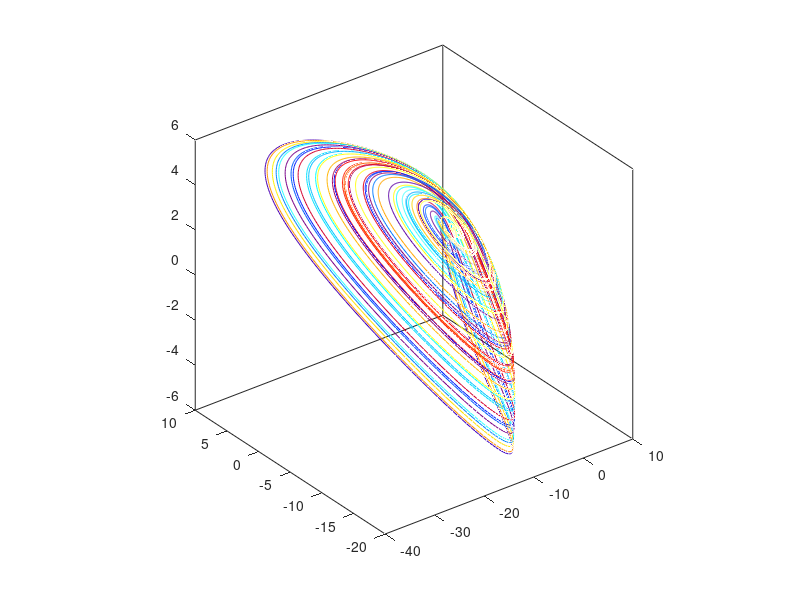

Write the MATLAB code that produced this figure.
%Chaotic flow
total=15000;
  x=zeros(total,1);
  y=zeros(total,1);
  z=zeros(total,1);
  x(1)=0.1;
  y(1)=0.1;
  z(1)=0.1;
  dt=0.0175;
choice=10;
switch choice
    case 1
          
          for n=2:total
              x(n)=x(n-1)+ dt*(z(n-1)*y(n-1));
              y(n)=y(n-1)+ dt*(x(n-1)-y(n-1));
              z(n)=z(n-1)+ dt*(1-y(n-1)*x(n-1));
          end
    case 2
          
          for n=2:total
              x(n)=x(n-1)+ dt*(-y(n-1)+z(n-1)^2);
              y(n)=y(n-1)+ dt*(x(n-1)+0.5*y(n-1));
              z(n)=z(n-1)+ dt*(x(n-1)-z(n-1));
          end
    case 3
        dt=0.175;
            for n=2:1500
                  x(n)=x(n-1)+ dt*(y(n-1));
                  y(n)=y(n-1)+ dt*(-x(n-1)+y(n-1)*(1-x(n-1)^2));
                  z(n)=0;
            end
    case 4
          for n=2:total
               x(n)=x(n-1)+ dt*(0.4*x(n-1)+z(n-1));
               y(n)=y(n-1)+ dt*(x(n-1)*z(n-1)-y(n-1));
               z(n)=z(n-1)+ dt*(-x(n-1)+y(n-1));
          end
    case 5
        dt=0.015;
         for n=2:total
                 x(n)=x(n-1)+ dt*(y(n-1)+z(n-1));
                 y(n)=y(n-1)+ dt*(-x(n-1)+0.5*y(n-1));
                 z(n)=z(n-1)+ dt*(x(n-1)^2-z(n-1));
         end
    case 6
        dt=0.005;
         for n=2:total
               x(n)=x(n-1)+ dt*(-y(n-1));
               y(n)=y(n-1)+ dt*(x(n-1)+z(n-1));
               z(n)=z(n-1)+ dt*(x(n-1)*z(n-1)+3*y(n-1)^2);
         end
    case 7
         for n=2:total
               x(n)=x(n-1)+ dt*(y(n-1)*z(n-1));
               y(n)=y(n-1)+ dt*(x(n-1)-y(n-1));
               z(n)=z(n-1)+ dt*(1-x(n-1)^2);
         end
               x(n)=x(n-1)+ dt*(-0.2*y(n-1));
               y(n)=y(n-1)+ dt*(x(n-1)+z(n-1));
               z(n)=z(n-1)+ dt*(x(n-1)+y(n-1)^2-z(n-1));
    case 8
         for n=2:total
               x(n)=x(n-1)+ dt*(2*z(n-1));
               y(n)=y(n-1)+ dt*(-2*y(n-1)+z(n-1));
               z(n)=z(n-1)+ dt*(-x(n-1)+y(n-1)^2+y(n-1));
         end
    case 9
         for n=2:total
               x(n)=x(n-1)+ dt*(x(n-1)*y(n-1)-z(n-1));
               y(n)=y(n-1)+ dt*(x(n-1)-y(n-1));
               z(n)=z(n-1)+ dt*(x(n-1)+0.3*z(n-1));
         end
    case 10
         for n=2:total
               x(n)=x(n-1)+ dt*(-2*y(n-1));
               y(n)=y(n-1)+ dt*(x(n-1)+z(n-1)^2);
               z(n)=z(n-1)+ dt*(1+y(n-1)-2*z(n-1)); 
         end
    case 11
           dt=0.005;
           for n=2:total
               x(n)=x(n-1)+ dt*(y(n-1));
               y(n)=y(n-1)+ dt*(x(n-1)-z(n-1));
               z(n)=z(n-1)+ dt*(x(n-1)+x(n-1)*z(n-1)+2.7*y(n-1)); 
           end
    case 12
           for n=2:total
               x(n)=x(n-1)+ dt*(2.7*y(n-1)+z(n-1));
               y(n)=y(n-1)+ dt*(-x(n-1)+y(n-1)^2);
               z(n)=z(n-1)+ dt*(x(n-1)+y(n-1)); 
           end
    case 13
           for n=2:total    
               x(n)=x(n-1)+ dt*(0.9-y(n-1));
               y(n)=y(n-1)+ dt*(0.4+z(n-1)-y(n-1));
               z(n)=z(n-1)+ dt*(x(n-1)*y(n-1)-z(n-1)); 
          end
          
end
%line(x,y,z,'LineWidth',1,'Color',[0.2 0.3 0.5]);
cmap=jet(65);
gap=round(total/64);
remain=mod(total,64);
count=1;
for k=1:gap:total-gap
line([x(k:k+gap)],[y(k:k+gap)],[z(k:k+gap)],'Color',1-cmap(count,:));
count=count+1;
end
upto=total-remain:total;
%line([x(upto)],[y(upto)],[z(upto)],'LineWidth',1,'Color',cmap(count,:));
%line(x,y,(min(z)-0.1)*ones(size(z)),'LineWidth',1,'Color',[0 0 0]);
axis on square
box on

view(3)
%line(x,y,z,'LineWidth',1,'Color',[0.2 0.3 0.5]);
